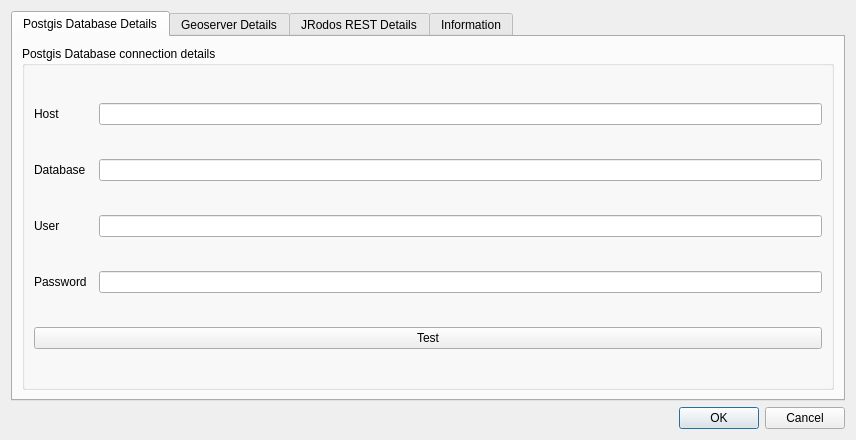
<?xml version="1.0" encoding="UTF-8"?>
<ui version="4.0">
 <class>Dialog</class>
 <widget class="QDialog" name="Dialog">
  <property name="geometry">
   <rect>
    <x>0</x>
    <y>0</y>
    <width>856</width>
    <height>440</height>
   </rect>
  </property>
  <property name="windowTitle">
   <string>Dialog</string>
  </property>
  <layout class="QGridLayout" name="gridLayout">
   <item row="0" column="0">
    <widget class="QTabWidget" name="tabWidget">
     <property name="currentIndex">
      <number>0</number>
     </property>
     <widget class="QWidget" name="tab_sectorplot_postgis_db_settings">
      <attribute name="title">
       <string>Postgis Database Details</string>
      </attribute>
      <layout class="QGridLayout" name="gridLayout_4">
       <item row="0" column="0">
        <widget class="QGroupBox" name="groupBox">
         <property name="title">
          <string>Postgis Database connection details</string>
         </property>
         <layout class="QGridLayout" name="gridLayout_3">
          <item row="0" column="2">
           <widget class="QLineEdit" name="postgis_host"/>
          </item>
          <item row="1" column="0">
           <widget class="QLabel" name="label_5">
            <property name="text">
             <string>Database</string>
            </property>
           </widget>
          </item>
          <item row="1" column="2">
           <widget class="QLineEdit" name="postgis_database"/>
          </item>
          <item row="0" column="0">
           <widget class="QLabel" name="label_2">
            <property name="text">
             <string>Host</string>
            </property>
           </widget>
          </item>
          <item row="2" column="0">
           <widget class="QLabel" name="label_6">
            <property name="text">
             <string>User</string>
            </property>
           </widget>
          </item>
          <item row="3" column="0">
           <widget class="QLabel" name="label_7">
            <property name="text">
             <string>Password</string>
            </property>
           </widget>
          </item>
          <item row="4" column="0" colspan="3">
           <widget class="QPushButton" name="btn_test_postgis">
            <property name="text">
             <string>Test</string>
            </property>
           </widget>
          </item>
          <item row="2" column="2">
           <widget class="QLineEdit" name="postgis_user"/>
          </item>
          <item row="3" column="2">
           <widget class="QLineEdit" name="postgis_password">
            <property name="inputMethodHints">
             <set>Qt::ImhHiddenText|Qt::ImhNoAutoUppercase|Qt::ImhNoPredictiveText</set>
            </property>
            <property name="echoMode">
             <enum>QLineEdit::Password</enum>
            </property>
           </widget>
          </item>
         </layout>
        </widget>
       </item>
      </layout>
     </widget>
     <widget class="QWidget" name="tab_measurements_wfs_settings">
      <attribute name="title">
       <string>Geoserver Details</string>
      </attribute>
      <layout class="QGridLayout" name="gridLayout_5">
       <item row="0" column="0">
        <widget class="QGroupBox" name="groupBox_2">
         <property name="title">
          <string>Geoserver REST connection details</string>
         </property>
         <layout class="QGridLayout" name="gridLayout_6">
          <item row="1" column="0">
           <widget class="QLabel" name="label_3">
            <property name="text">
             <string>User</string>
            </property>
           </widget>
          </item>
          <item row="0" column="0">
           <widget class="QLabel" name="label">
            <property name="text">
             <string>URL</string>
            </property>
           </widget>
          </item>
          <item row="1" column="1" colspan="3">
           <widget class="QLineEdit" name="geoserver_user"/>
          </item>
          <item row="2" column="0">
           <widget class="QLabel" name="label_4">
            <property name="toolTip">
             <string extracomment="Measurements Utils Soap Service for quantities and substances"/>
            </property>
            <property name="text">
             <string>Password</string>
            </property>
           </widget>
          </item>
          <item row="0" column="1" colspan="3">
           <widget class="QLineEdit" name="geoserver_url"/>
          </item>
          <item row="3" column="0" colspan="4">
           <widget class="QPushButton" name="btn_test_geoserver">
            <property name="text">
             <string>Test</string>
            </property>
           </widget>
          </item>
          <item row="2" column="1" colspan="3">
           <widget class="QLineEdit" name="geoserver_password">
            <property name="echoMode">
             <enum>QLineEdit::Password</enum>
            </property>
           </widget>
          </item>
         </layout>
        </widget>
       </item>
      </layout>
     </widget>
     <widget class="QWidget" name="tab_jrodos_reste_settings">
      <attribute name="title">
       <string>JRodos REST Details</string>
      </attribute>
      <layout class="QGridLayout" name="gridLayout_7">
       <item row="0" column="0">
        <widget class="QGroupBox" name="groupBox_3">
         <property name="title">
          <string>JRodos REST connection details</string>
         </property>
         <layout class="QGridLayout" name="gridLayout_8">
          <item row="0" column="0">
           <widget class="QLabel" name="label_8">
            <property name="text">
             <string>URL</string>
            </property>
           </widget>
          </item>
          <item row="0" column="2">
           <widget class="QLineEdit" name="jrodos_rest_url"/>
          </item>
          <item row="1" column="0" colspan="3">
           <widget class="QPushButton" name="btn_test_jrodos">
            <property name="text">
             <string>Test</string>
            </property>
           </widget>
          </item>
         </layout>
        </widget>
       </item>
      </layout>
     </widget>
     <widget class="QWidget" name="tab_info">
      <attribute name="title">
       <string>Information</string>
      </attribute>
      <layout class="QGridLayout" name="gridLayout_2">
       <item row="0" column="0">
        <widget class="QTextBrowser" name="textBrowser">
         <property name="html">
          <string>&lt;!DOCTYPE HTML PUBLIC &quot;-//W3C//DTD HTML 4.0//EN&quot; &quot;http://www.w3.org/TR/REC-html40/strict.dtd&quot;&gt;
&lt;html&gt;&lt;head&gt;&lt;meta name=&quot;qrichtext&quot; content=&quot;1&quot; /&gt;&lt;style type=&quot;text/css&quot;&gt;
p, li { white-space: pre-wrap; }
&lt;/style&gt;&lt;/head&gt;&lt;body style=&quot; font-family:'Cantarell'; font-size:11pt; font-weight:400; font-style:normal;&quot;&gt;
&lt;p style=&quot; margin-top:0px; margin-bottom:0px; margin-left:0px; margin-right:0px; -qt-block-indent:0; text-indent:0px;&quot;&gt;The Sectorplot plugin&lt;/p&gt;
&lt;p style=&quot;-qt-paragraph-type:empty; margin-top:0px; margin-bottom:0px; margin-left:0px; margin-right:0px; -qt-block-indent:0; text-indent:0px;&quot;&gt;&lt;br /&gt;&lt;/p&gt;
&lt;p style=&quot; margin-top:0px; margin-bottom:0px; margin-left:0px; margin-right:0px; -qt-block-indent:0; text-indent:0px;&quot;&gt;CalNet wiki page:&lt;/p&gt;
&lt;p style=&quot; margin-top:0px; margin-bottom:0px; margin-left:0px; margin-right:0px; -qt-block-indent:0; text-indent:0px;&quot;&gt;- https://wiki.cal-net.nl/display/Handleiding/Handleidingen&lt;/p&gt;
&lt;p style=&quot;-qt-paragraph-type:empty; margin-top:0px; margin-bottom:0px; margin-left:0px; margin-right:0px; -qt-block-indent:0; text-indent:0px;&quot;&gt;&lt;br /&gt;&lt;/p&gt;
&lt;p style=&quot; margin-top:0px; margin-bottom:0px; margin-left:0px; margin-right:0px; -qt-block-indent:0; text-indent:0px;&quot;&gt;To see SectorPlots in JRodos, use a url like below:&lt;/p&gt;
&lt;p style=&quot; margin-top:0px; margin-bottom:0px; margin-left:0px; margin-right:0px; -qt-block-indent:0; text-indent:0px;&quot;&gt;- http://geoserver.dev.cal-net.nl/sectorplots&lt;/p&gt;
&lt;p style=&quot;-qt-paragraph-type:empty; margin-top:0px; margin-bottom:0px; margin-left:0px; margin-right:0px; -qt-block-indent:0; text-indent:0px;&quot;&gt;&lt;br /&gt;&lt;/p&gt;&lt;/body&gt;&lt;/html&gt;</string>
         </property>
        </widget>
       </item>
      </layout>
     </widget>
    </widget>
   </item>
   <item row="1" column="0">
    <widget class="QDialogButtonBox" name="buttonBox">
     <property name="orientation">
      <enum>Qt::Horizontal</enum>
     </property>
     <property name="standardButtons">
      <set>QDialogButtonBox::Cancel|QDialogButtonBox::Ok</set>
     </property>
    </widget>
   </item>
  </layout>
 </widget>
 <resources/>
 <connections>
  <connection>
   <sender>buttonBox</sender>
   <signal>accepted()</signal>
   <receiver>Dialog</receiver>
   <slot>accept()</slot>
   <hints>
    <hint type="sourcelabel">
     <x>248</x>
     <y>254</y>
    </hint>
    <hint type="destinationlabel">
     <x>157</x>
     <y>274</y>
    </hint>
   </hints>
  </connection>
  <connection>
   <sender>buttonBox</sender>
   <signal>rejected()</signal>
   <receiver>Dialog</receiver>
   <slot>reject()</slot>
   <hints>
    <hint type="sourcelabel">
     <x>316</x>
     <y>260</y>
    </hint>
    <hint type="destinationlabel">
     <x>286</x>
     <y>274</y>
    </hint>
   </hints>
  </connection>
 </connections>
</ui>
